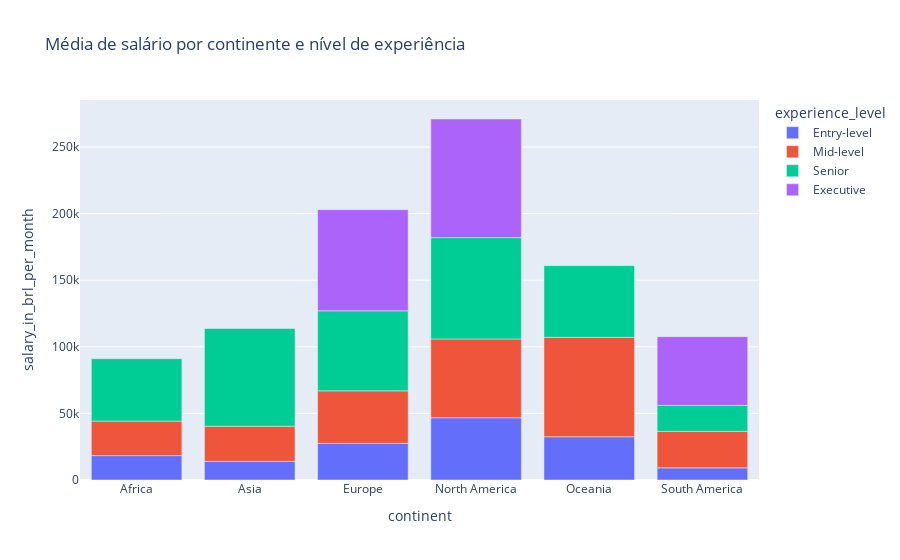

Here is the notebook cell this chart was saved with:
### Code cell
# crie um gráfico de barras com a média de salário por continente e nível de experiência
fig = px.bar(df_mean, x='continent', y='salary_in_brl_per_month', color='experience_level', title='Média de salário por continente e nível de experiência')
fig.show()

### Figure 1 — Plotly figure (JSON) as saved in the notebook; plotly's stock layout.template omitted (floating-point values rounded to 4 significant figures)
{"data": [{"alignmentgroup": "True", "hovertemplate": "experience_level=Entry-level<br>continent=%{x}<br>salary_in_brl_per_month=%{y}<extra></extra>", "legendgroup": "Entry-level", "marker": {"color": "#636efa", "pattern": {"shape": ""}}, "name": "Entry-level", "offsetgroup": "Entry-level", "orientation": "v", "showlegend": true, "textposition": "auto", "type": "bar", "x": ["Africa", "Asia", "Europe", "North America", "Oceania", "South America"], "xaxis": "x", "y": [18330.0, 14040.0, 27530.0, 46720.0, 32480.0, 9125.0], "yaxis": "y"}, {"alignmentgroup": "True", "hovertemplate": "experience_level=Mid-level<br>continent=%{x}<br>salary_in_brl_per_month=%{y}<extra></extra>", "legendgroup": "Mid-level", "marker": {"color": "#EF553B", "pattern": {"shape": ""}}, "name": "Mid-level", "offsetgroup": "Mid-level", "orientation": "v", "showlegend": true, "textposition": "auto", "type": "bar", "x": ["Africa", "Asia", "Europe", "North America", "Oceania", "South America"], "xaxis": "x", "y": [25900.0, 26350.0, 39430.0, 59190.0, 74640.0, 27380.0], "yaxis": "y"}, {"alignmentgroup": "True", "hovertemplate": "experience_level=Senior<br>continent=%{x}<br>salary_in_brl_per_month=%{y}<extra></extra>", "legendgroup": "Senior", "marker": {"color": "#00cc96", "pattern": {"shape": ""}}, "name": "Senior", "offsetgroup": "Senior", "orientation": "v", "showlegend": true, "textposition": "auto", "type": "bar", "x": ["Africa", "Asia", "Europe", "North America", "Oceania", "South America"], "xaxis": "x", "y": [46840.0, 73330.0, 60070.0, 76070.0, 53820.0, 19540.0], "yaxis": "y"}, {"alignmentgroup": "True", "hovertemplate": "experience_level=Executive<br>continent=%{x}<br>salary_in_brl_per_month=%{y}<extra></extra>", "legendgroup": "Executive", "marker": {"color": "#ab63fa", "pattern": {"shape": ""}}, "name": "Executive", "offsetgroup": "Executive", "orientation": "v", "showlegend": true, "textposition": "auto", "type": "bar", "x": ["Europe", "North America", "South America"], "xaxis": "x", "y": [75940.0, 89050.0, 51560.0], "yaxis": "y"}], "layout": {"barmode": "relative", "legend": {"title": {"text": "experience_level"}, "tracegroupgap": 0}, "title": {"text": "Média de salário por continente e nível de experiência"}, "xaxis": {"anchor": "y", "domain": [0, 1], "title": {"text": "continent"}}, "yaxis": {"anchor": "x", "domain": [0, 1], "title": {"text": "salary_in_brl_per_month"}}}}
